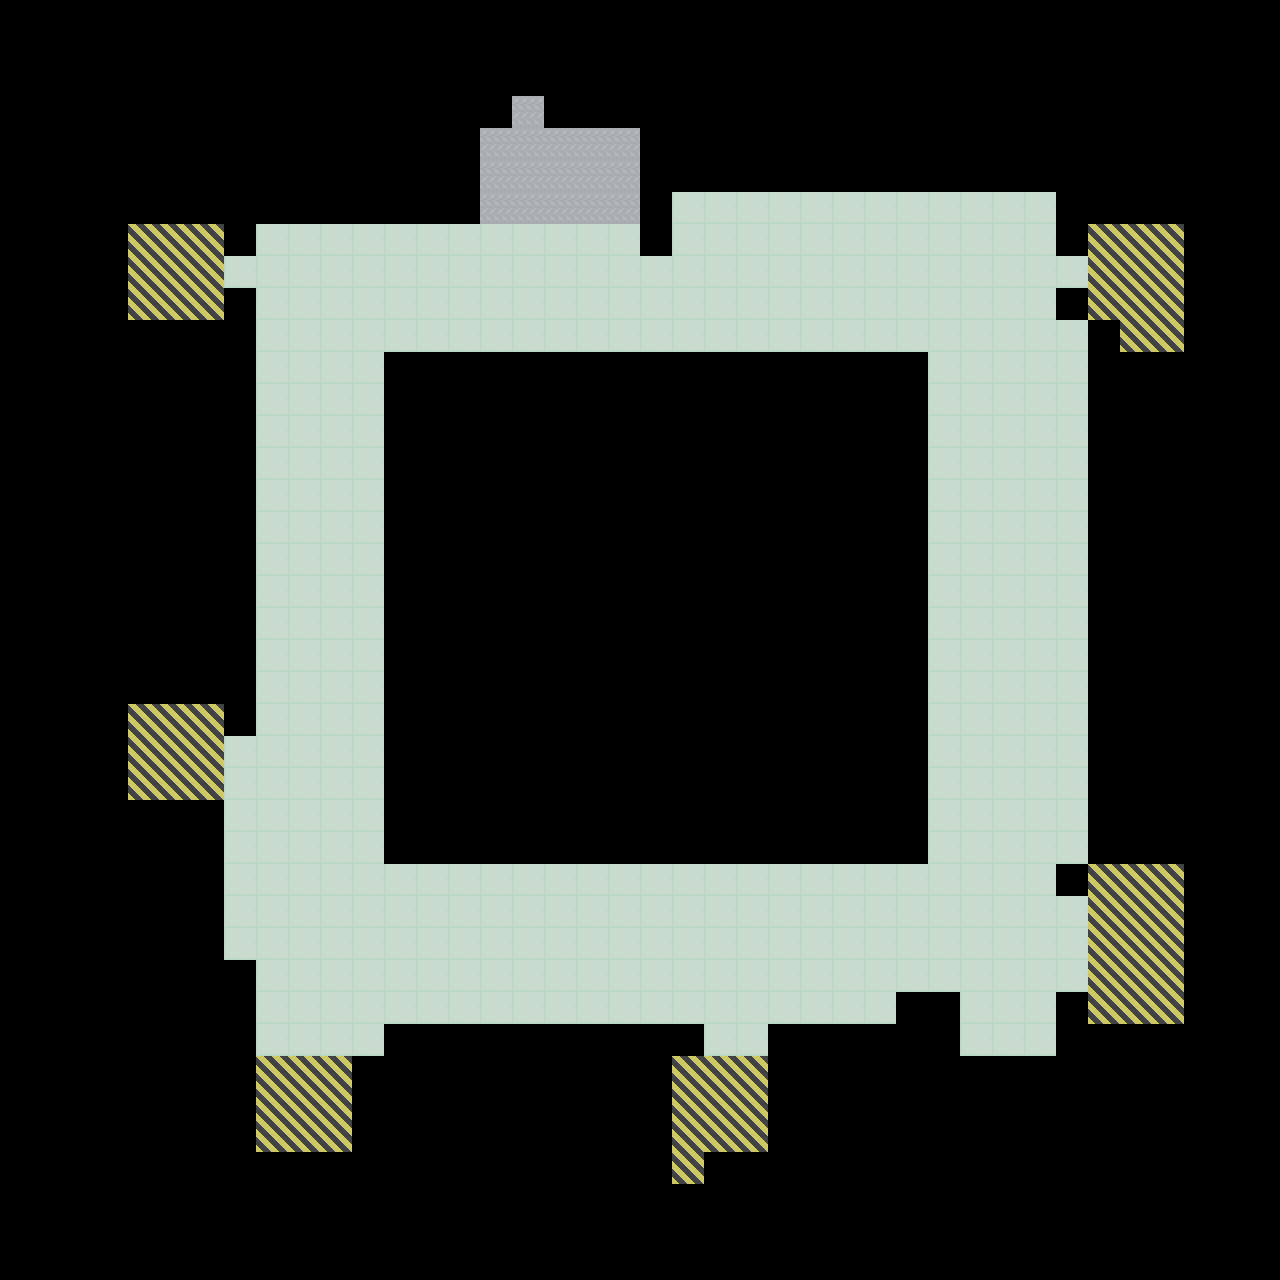

A level layout from a 2D game, rendered from its tile map. Below: a short description, then the map file with tile-grid data replaced by summaries:
An orthogonal 40x40 tile map with 32x32 px tiles, 1 tile layer (Tile Layer 1), 17 tilesets and 272 objects (door1, door4, door6, door5, door3, ...).

<map version="1.2" tiledversion="1.2.3" orientation="orthogonal" renderorder="right-down" width="40" height="40" tilewidth="32" tileheight="32" infinite="0" nextlayerid="3" nextobjectid="619">
 <tileset firstgid="1" source="walls.tsx" />
 <tileset firstgid="5" source="Door.tsx" />
 <tileset firstgid="18" source="horizontaldoor.tsx" />
 <tileset firstgid="42" source="switchfront.tsx" />
 <tileset firstgid="49" source="keys.tsx" />
 <tileset firstgid="53" source="Guard.tsx" />
 <tileset firstgid="54" source="FloorTile.tsx" />
 <tileset firstgid="63" source="Player.tsx" />
 <tileset firstgid="64" source="Laser.tsx" />
 <tileset firstgid="65" source="walls2.tsx" />
 <tileset firstgid="95" source="doors.tsx" />
 <tileset firstgid="329" source="camera.tsx" />
 <tileset firstgid="330" source="desk2side.tsx" />
 <tileset firstgid="331" source="deskfront2.tsx" />
 <tileset firstgid="332" source="experiment1.tsx" />
 <tileset firstgid="337" source="servertower.tsx" />
 <tileset firstgid="345" source="experiment2.tsx" />
 <layer id="1" name="Tile Layer 1" width="40" height="40" opacity="0.9">
  <data>[1600 cells, 479 non-empty, 3 distinct tile ids]</data>
 </layer>
 <objectgroup id="2" name="Object Layer 1">
  <object id="26" template="RedWall.tx" x="224" y="416" />
  <object id="27" template="RedWall.tx" x="224" y="448" />
  <object id="31" template="RedWall.tx" x="96" y="256" />
  <object id="32" template="RedWall.tx" x="96" y="288" />
  <object id="33" template="RedWall.tx" x="96" y="320" />
  <object id="35" template="RedWall.tx" x="96" y="352" />
  <object id="36" template="RedWall.tx" x="224" y="384" />
  <object id="48" template="RedWall.tx" x="224" y="704" />
  <object id="53" template="doors/blue/DoorClosed.tx" name="door1" x="288" y="608" />
  <object id="97" template="RedWall.tx" x="640" y="1056" />
  <object id="122" template="RedWall.tx" x="640" y="1088" />
  <object id="126" template="RedWall.tx" x="1056" y="864" />
  <object id="127" template="RedWall.tx" x="640" y="1120" />
  <object id="128" template="RedWall.tx" x="768" y="1152" />
  <object id="130" template="RedWall.tx" x="640" y="1152" />
  <object id="131" template="RedWall.tx" x="768" y="1120" />
  <object id="136" template="RedWall.tx" x="1056" y="736" />
  <object id="143" template="doors/blue/DoorClosed.tx" name="door4" x="992" y="608" />
  <object id="147" template="RedWall.tx" x="1056" y="800" />
  <object id="148" template="RedWall.tx" x="1056" y="832" />
  <object id="149" template="RedWall.tx" x="1056" y="768" />
  <object id="172" template="Switch.tx" x="160" y="288">
   <properties>
    <property name="doors" value="door1" />
   </properties>
  </object>
  <object id="173" template="Switch.tx" x="160" y="768">
   <properties>
    <property name="doors" value="door1,door2,door3" />
   </properties>
  </object>
  <object id="174" template="Switch.tx" x="704" y="1120">
   <properties>
    <property name="doors" value="door1,door4" />
   </properties>
  </object>
  <object id="176" template="Switch.tx" x="1120" y="288">
   <properties>
    <property name="doors" value="door2,door3,door4,door5,door6" />
   </properties>
  </object>
  <object id="178" template="PurpleKey.tx" x="992" y="288">
   <properties>
    <property name="doors" value="door4" />
   </properties>
  </object>
  <object id="180" template="Guard.tx" x="576" y="288">
   <properties>
    <property name="IsPatrolling" type="bool" value="true" />
    <property name="direction" value="left" />
    <property name="objectivepath" value="[]" />
    <property name="path" value="[18,31,9,31,9,24,9,31]" />
   </properties>
  </object>
  <object id="181" template="Guard.tx" x="288" y="672">
   <properties>
    <property name="IsPatrolling" type="bool" value="true" />
    <property name="direction" value="left" />
    <property name="path" value="[9,19,9,10,19,10,9,10]" />
   </properties>
  </object>
  <object id="182" template="Guard.tx" x="736" y="960">
   <properties>
    <property name="IsPatrolling" type="bool" value="true" />
    <property name="direction" value="down" />
    <property name="path" value="[23,10,31,10,31,19,31,10]" />
    <property name="sector" type="int" value="1" />
   </properties>
  </object>
  <object id="183" template="Player.tx" x="512" y="160" />
  <object id="191" template="RedWall.tx" x="224" y="256" />
  <object id="192" template="RedWall.tx" x="224" y="352" />
  <object id="194" template="RedWall.tx" x="224" y="1024" />
  <object id="195" template="RedWall.tx" x="1056" y="896" />
  <object id="196" template="RedWall.tx" x="768" y="1088" />
  <object id="199" template="RedWall.tx" x="224" y="928" />
  <object id="200" template="RedWall.tx" x="224" y="992" />
  <object id="201" template="RedWall.tx" x="224" y="864" />
  <object id="203" template="RedWall.tx" x="224" y="896" />
  <object id="207" template="RedWall.tx" x="1056" y="1024" />
  <object id="210" template="RedWall.tx" x="640" y="1184" />
  <object id="211" template="RedWall.tx" x="768" y="1184" />
  <object id="217" template="RedWall.tx" x="224" y="832" />
  <object id="221" template="RedWall.tx" x="224" y="640" />
  <object id="222" template="RedWall.tx" x="224" y="672" />
  <object id="223" template="RedWall.tx" x="224" y="544" />
  <object id="230" template="RedWall.tx" x="1056" y="672" />
  <object id="231" template="RedWall.tx" x="1056" y="704" />
  <object id="232" template="RedWall.tx" x="1056" y="640" />
  <object id="299" template="walls/gold/Wall1.tx" x="896" y="448" />
  <object id="300" template="walls/gold/Wall1.tx" x="896" y="544" />
  <object id="301" template="walls/gold/Wall1.tx" x="896" y="640" />
  <object id="302" template="walls/gold/Wall1.tx" x="896" y="672" />
  <object id="303" template="walls/gold/Wall1.tx" x="896" y="704" />
  <object id="304" template="walls/gold/Wall1.tx" x="896" y="736" />
  <object id="305" template="walls/gold/Wall1.tx" x="896" y="768" />
  <object id="306" template="walls/gold/Wall1.tx" x="896" y="768" />
  <object id="307" template="walls/gold/Wall1.tx" x="896" y="800" />
  <object id="308" template="walls/gold/Wall1.tx" x="896" y="832" />
  <object id="311" template="walls/blue/Wall2.tx" x="736" y="864" />
  <object id="312" template="walls/blue/Wall2.tx" x="704" y="864" />
  <object id="313" template="walls/blue/Wall2.tx" x="672" y="864" />
  <object id="315" template="walls/blue/Wall2.tx" x="768" y="864" />
  <object id="316" template="walls/blue/Wall2.tx" x="800" y="864" />
  <object id="317" template="walls/blue/Wall2.tx" x="832" y="864" />
  <object id="332" template="walls/green/Wall4.tx" x="384" y="832" />
  <object id="333" template="walls/green/Wall4.tx" x="384" y="800" />
  <object id="334" template="walls/green/Wall4.tx" x="384" y="768" />
  <object id="335" template="walls/green/Wall4.tx" x="384" y="736" />
  <object id="336" template="walls/green/Wall4.tx" x="384" y="704" />
  <object id="337" template="walls/green/Wall4.tx" x="384" y="672" />
  <object id="338" template="walls/green/Wall4.tx" x="384" y="640" />
  <object id="339" template="walls/green/Wall4.tx" x="384" y="544" />
  <object id="340" template="walls/green/Wall4.tx" x="384" y="448" />
  <object id="343" template="walls/red/Wall1.tx" x="256" y="224" />
  </objectgroup>
</map>
<!-- 197 of 272 objects omitted -->
